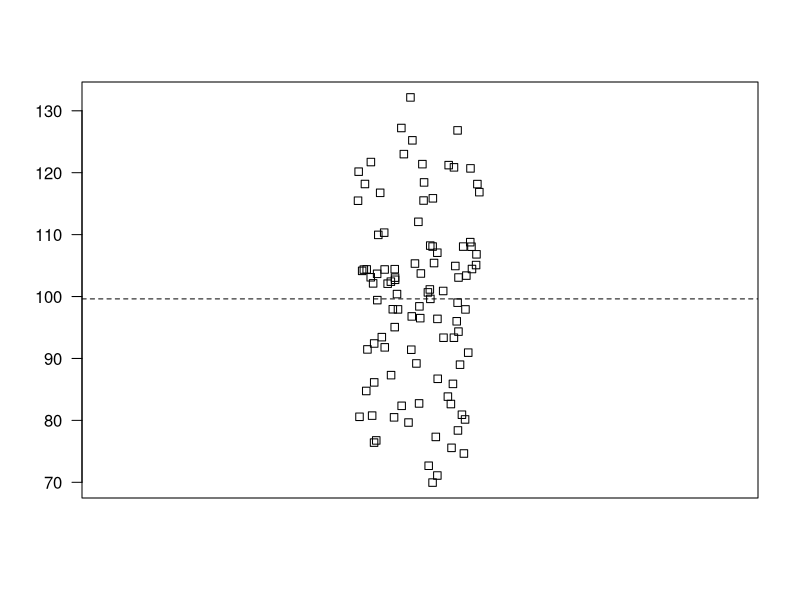
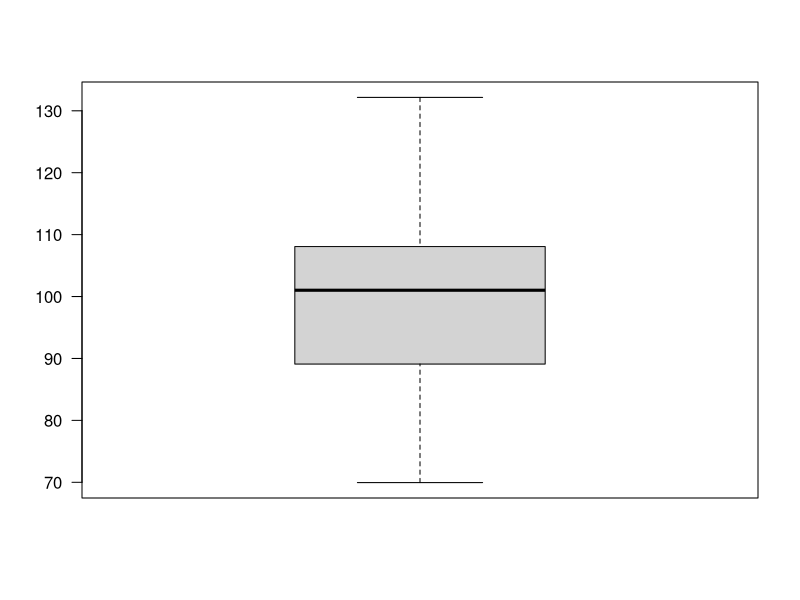
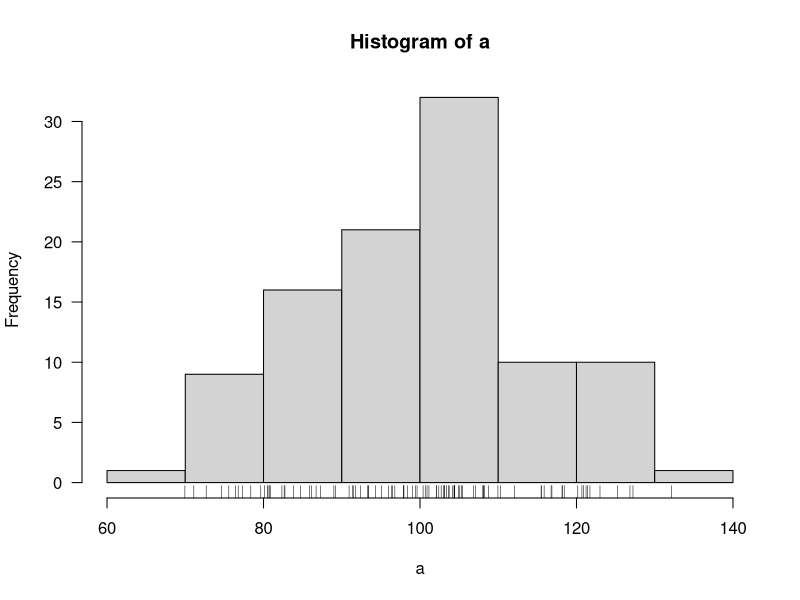
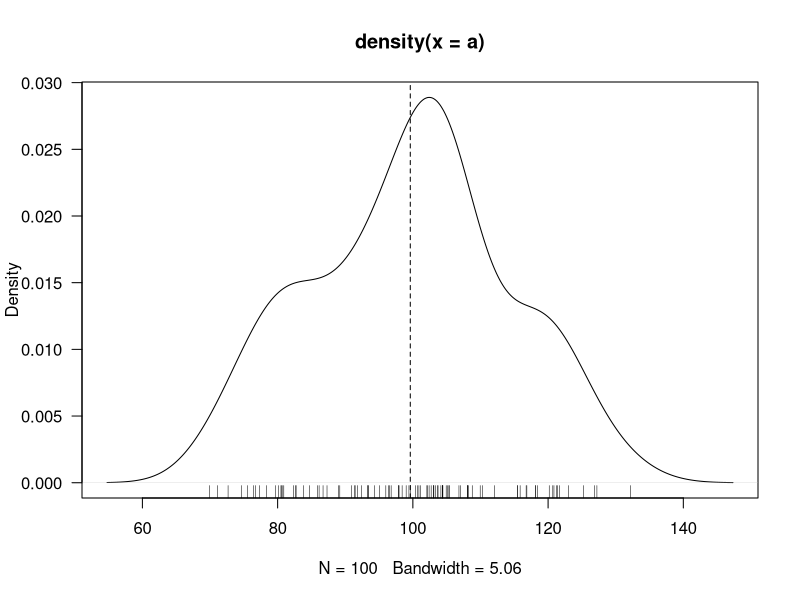
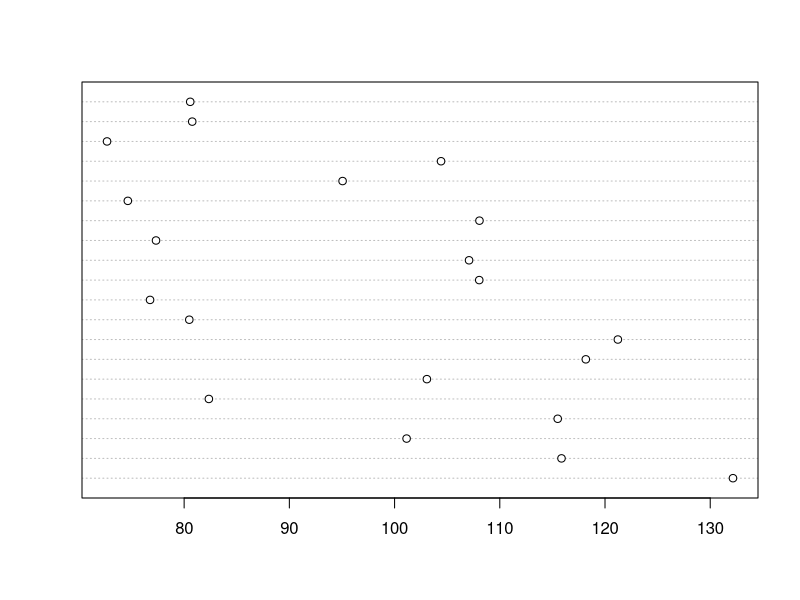

The R script that drew these images, in order:
## ---- chunk 1
n <- 100
a <- rbinom(n, size=1, prob=1/3)
## ---- chunk 2
table(a)
prop.table(table(a))
mean(a)
## ---- chunk 3
prop.test(table(a))
prop.test(table(a))$conf.int
## ---- chunk 4
n <- 100
a <- rnorm(n, mean=100, sd=15)
## ---- chunk 5
par(las=1)
stripchart(a, method='jitter', vertical=TRUE)
abline(h=mean(a), lty=2)
boxplot(a)
hist(a)
rug(a)
plot(density(a))
abline(v=mean(a), lty=2)
rug(a)
## ---- chunk 6
dotchart(a[1:20])
## ---- chunk 7
summary(a)
mean(a)
mean(a[abs(a-mean(a)) < 2*sd(a)]) # after deleting point beyond 2 stddev 
## ---- chunk 8
t.test(a)
t.test(a)$conf.int

require(boot)
sampmean <- function(x, d) { mean(x[d]) }
boota <- boot(a, sampmean, 1000)
boot.ci(boota)
